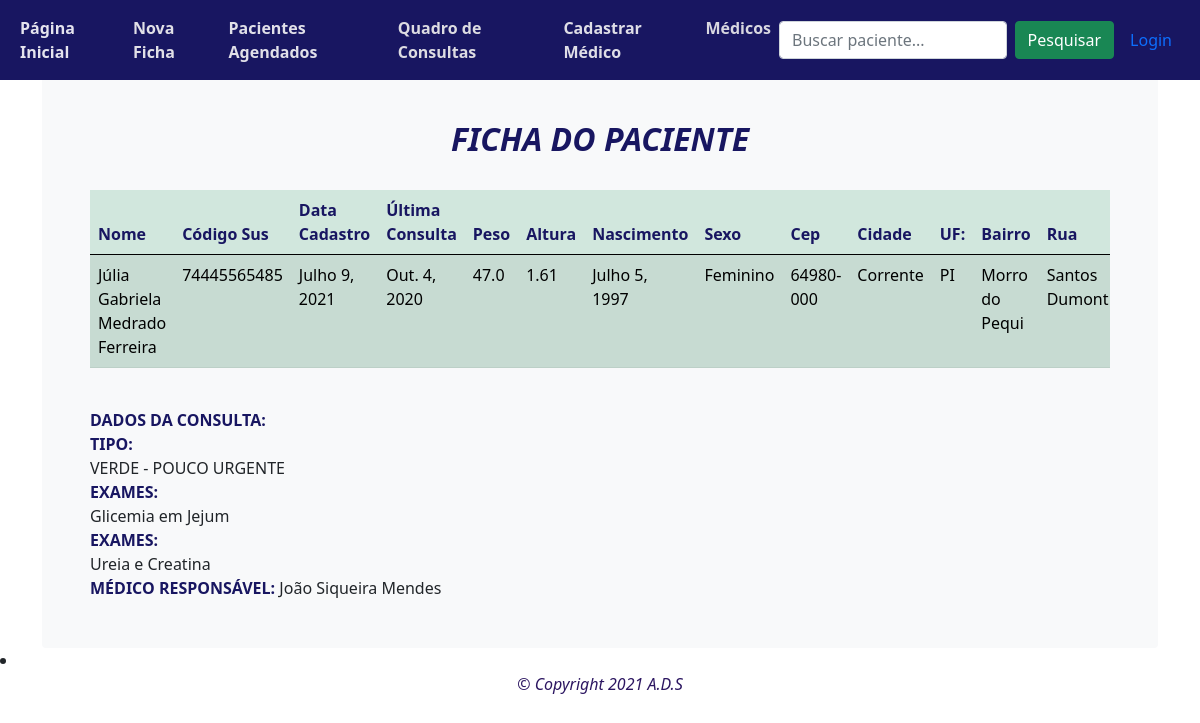
The page /paciente/2/ on the database its author committed.
### prontuario/models.py (models this page shows, shortened)
class Paciente(models.Model):
    nome = models.CharField(max_length=200, null=False, blank=False)
    codigo_sus = models.CharField(max_length=20)
    data_cadastro = models.DateField(null=False, blank=False)
    ultima_consulta = models.DateField(null=False, blank=False)
    peso = models.CharField(max_length=5)
    altura = models.CharField(max_length=5)
    data_nascimento = models.DateField(null=False, blank=False)
    sexo = models.CharField(max_length=9)
    cep = models.CharField(max_length=10)
    cidade = models.CharField(max_length=20)
    uf = models.CharField(max_length=20)
    bairro = models.CharField(max_length=30)
    rua = models.CharField(max_length=30)
    numero = models.CharField(max_length=20)
    telefone = models.CharField(max_length=12)
    email = models.CharField(max_length=50)
    imagem = models.ImageField(upload_to='prontuario/media', blank=True)
    medico = models.ManyToManyField(Medico, blank = True)
    consulta = models.ForeignKey(Consulta, on_delete=models.CASCADE, verbose_name="Consulta")
    exame = models.ManyToManyField(Exame, blank = True)
    sintomas = models.CharField(max_length=30)
    medicacao = models.CharField(max_length=40)
    diagnostico = models.CharField(max_length=100)
    observacoes = models.TextField()

class Consulta(models.Model):
    tipo = models.CharField(max_length=200)
    descricao = models.TextField()
    def __str__(self):
        return self.tipo

class Exame(models.Model):
    nome = models.CharField(max_length=200)
    def __str__(self):
        return self.nome

class Medico(models.Model):
    nome = models.CharField(max_length=200)
    especialidade = models.CharField(max_length=40)
    crm = models.CharField(max_length=8)
    def __str__(self):
        return self.nome

### prontuario/views.py (the view)
# urls.py: path('paciente/<int:id>/', views.detalhar_paciente, name='detalhar_paciente'),
def detalhar_paciente(request, id):
    paciente = get_object_or_404(Paciente, pk=id)
    return render(request, 'prontuario/detalhar_paciente.html', {'paciente':paciente})

### prontuario/templates/prontuario/detalhar_paciente.html (shortened to what this page needs)
{% extends 'prontuario/base.html' %}
    {% block content %}
    <center><h2><b style="color: #181661;"><i>FICHA DO PACIENTE </i></b></h2></center>
    <div class="table-responsive">
    <table class="table table-success table-striped">
      <thead>
      <tr>
        <th scope='col'><b style="color: #181661;">Nome</b></th>
        <th scope='col'><b style="color: #181661;">Código Sus</b></th>
        <th scope='col'><b style="color: #181661;">Data Cadastro</b></th>
        <th scope='col'><b style="color: #181661;">Última Consulta</b></th>
        <th scope='col'><b style="color: #181661;">Peso</b></th>
        <th scope='col'><b style="color: #181661;">Altura</b></th>
        <th scope='col'><b style="color: #181661;">Nascimento</b></th>
        <th scope='col'><b style="color: #181661;">Sexo</b></th>
        <th scope='col'><b style="color: #181661;">Cep </b></th>
        <th scope='col'><b style="color: #181661;">Cidade</b></th>
        <th scope='col'><b style="color: #181661;">UF:</b></th>
        <th scope='col'><b style="color: #181661;">Bairro</b></th><br>
        <th scope='col'><b style="color: #181661;">Rua</b></th>
      </tr>
    </thead>
    <tbody>
      <tr>
        <td> {{ paciente.nome }}</td>
        <td> {{ paciente.codigo_sus }}</td>
        <td> {{ paciente.data_cadastro }}</td>
        <td> {{ paciente.ultima_consulta }}</td>
        <td> {{ paciente.peso }}</td>
        <td> {{ paciente.altura }}</td>
        <td> {{ paciente.data_nascimento }}</td>
        <td> {{ paciente.sexo }}</td>
        <td> {{ paciente.cep }}</td>
        <td> {{ paciente.cidade }}</td>
        <td> {{ paciente.uf }}</td>
        <td> {{ paciente.bairro }}</td>
        <td> {{ paciente.rua }}</td>
      </tr>
    </tbody>
    </table>
  </div>
        <br>
        <b style="color: #181661;">DADOS DA CONSULTA:</b>    <br>
        <b style="color: #181661;">TIPO:</b> <br>{{paciente.consulta}}<br/>
          {% for nome in paciente.exame.all %}
           <b style="color: #181661;">EXAMES:</b><br> {{ nome }}<br/>
          {% endfor %}
         {% for nome in paciente.medico.all %}
           <b style="color: #181661;">MÉDICO RESPONSÁVEL:</b>  {{ nome }}<br/>
         {% endfor %}
{% endblock %}

### prontuario/static/navbar-top-fixed.css (style rules this page uses)
body { min-height: 75rem; padding-top: 4.5rem; }

### rows shown on the page
Paciente: nome "Júlia Gabriela Medrado Ferreira", codigo_sus "74445565485", data_cadastro "Julho 9, 2021", ultima_consulta "Out. 4, 2020", peso "47.0", altura "1.61", data_nascimento "Julho 5, 1997", sexo "Feminino", cep "64980-000", cidade "Corrente", uf "PI", bairro "Morro do Pequi", rua "Santos Dumont", consulta "VERDE - POUCO URGENTE"
Exame: nome "Glicemia em Jejum"
Exame: nome "Ureia e Creatina"
Medico: nome "João Siqueira Mendes"
